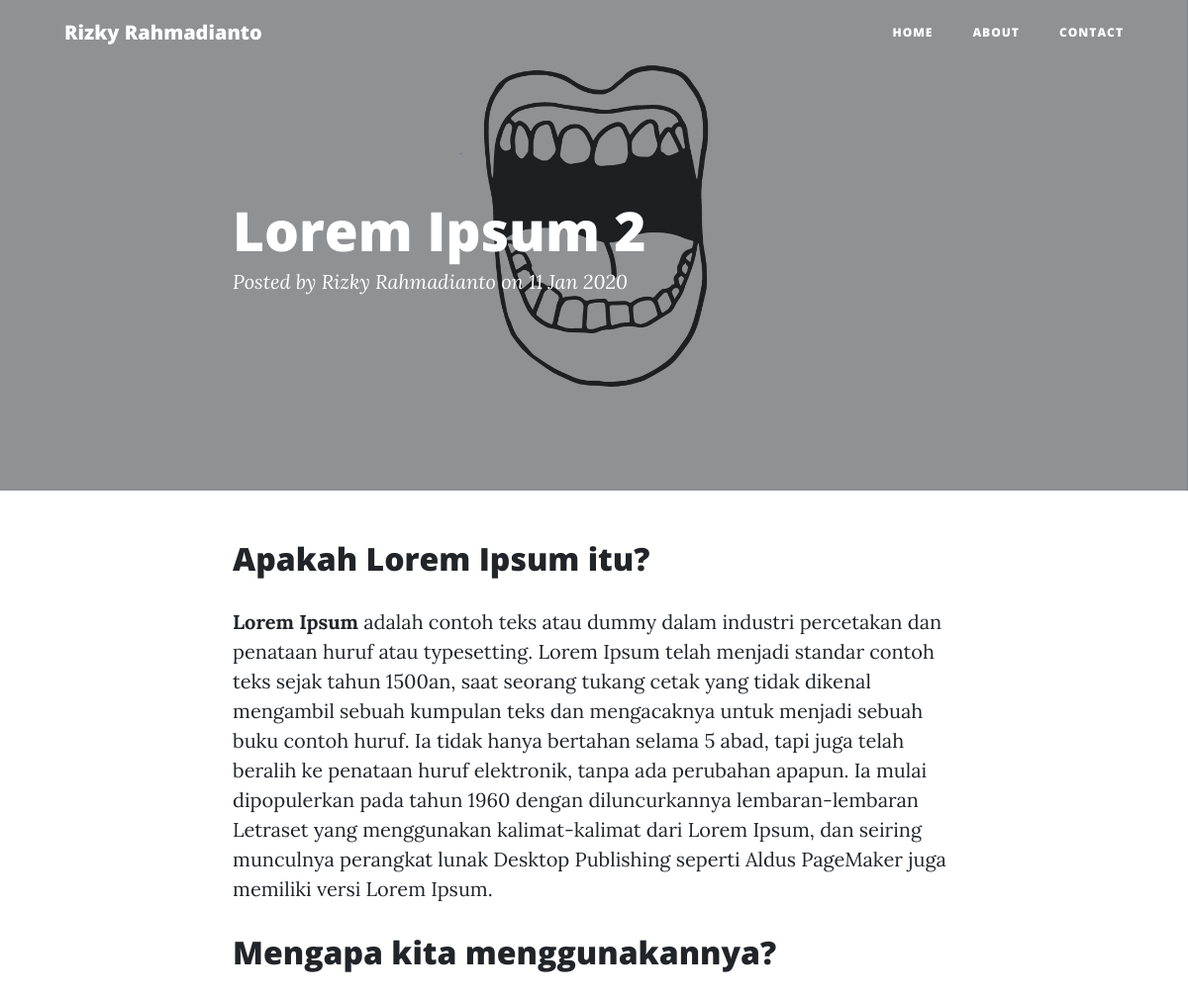
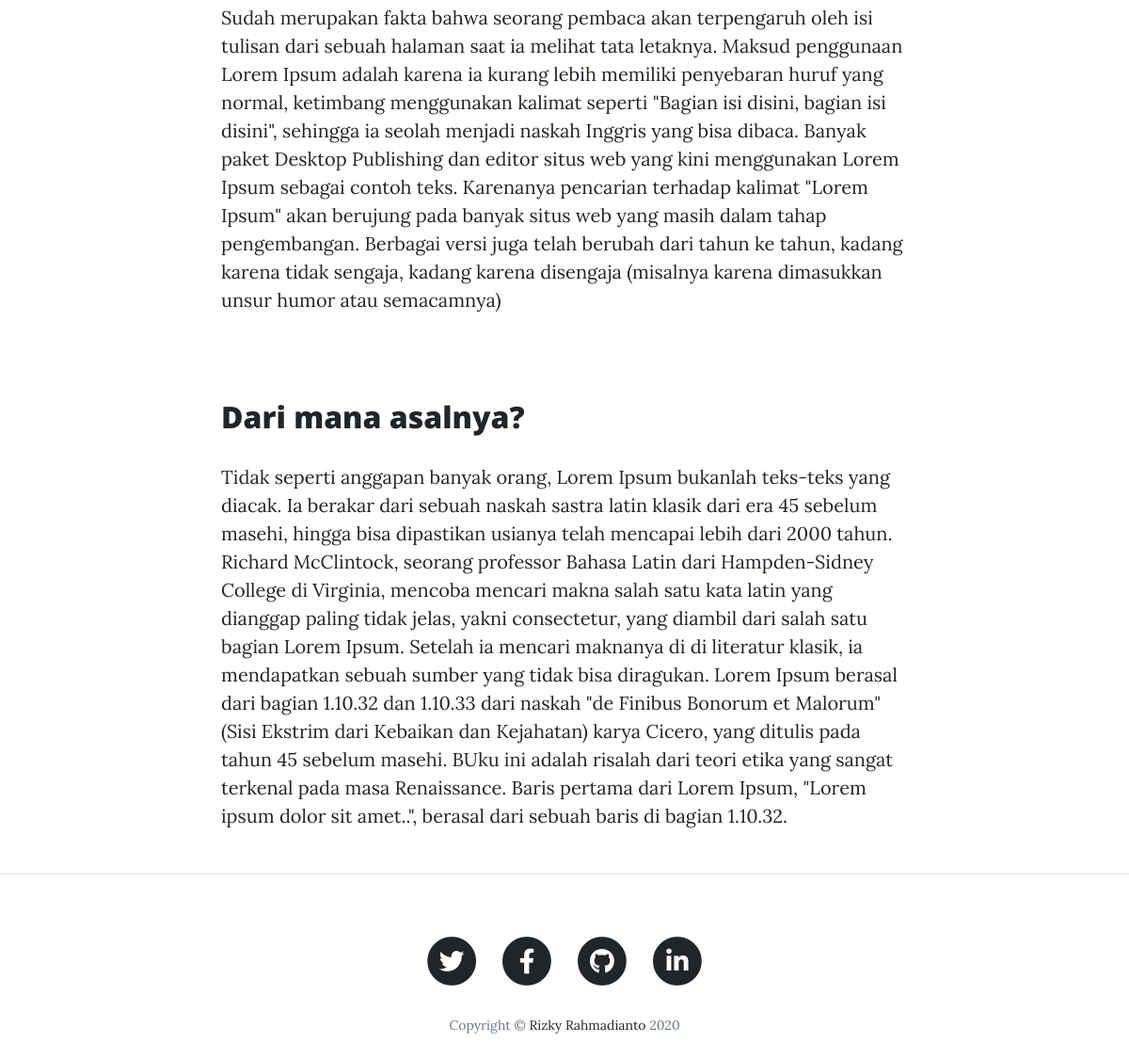
Screenshot of /home/read/multiple-access/lorem-ipsum-2 with the database file from the repository (2 pictures, top to bottom).
### tables this page shows
CREATE TABLE `blog_profile` (
  `id` int(11) NOT NULL,
  `name` varchar(64) NOT NULL,
  `email` varchar(64) NOT NULL,
  `phone` varchar(64) NOT NULL,
  `about` text NOT NULL,
  `icon` varchar(256) NOT NULL,
  `visitor` int(11) NOT NULL
);

CREATE TABLE `blog` (
  `blog_id` int(11) NOT NULL,
  `user_id` varchar(64) NOT NULL,
  `category_id` int(11) NOT NULL,
  `title` varchar(128) NOT NULL,
  `slug` varchar(128) NOT NULL,
  `picture` varchar(256) NOT NULL,
  `short_content` text NOT NULL,
  `content` longtext NOT NULL,
  `created_at` datetime NOT NULL,
  `updated_at` datetime NOT NULL,
  `blog_views` int(11) NOT NULL,
  `pending` tinyint(4) NOT NULL,
  `public` tinyint(4) NOT NULL,
  `active` varchar(16) NOT NULL
);

CREATE TABLE `link_blog_profile` (
  `id` int(11) NOT NULL,
  `name` varchar(64) NOT NULL,
  `icon` varchar(64) NOT NULL
);

### application/helpers/templatingBackTemplate_helper.php (called while the page is built, shortened)
<?php if (!defined('BASEPATH')) exit('No direct script access allowed');
function renderFrontTemplate($page = null, $data = array())
{
  $ci = &get_instance();
  $data['profile'] = $ci->Profile_model->getProfileById(1);
  $data['link_profile'] = $ci->Profile_model->getLinkProfile();
  $ci->load->view('front-templates/header', $data);
  $ci->load->view('front-templates/navbar', $data);
  $ci->load->view($page, $data);
  $ci->load->view('front-templates/footer', $data);
}

### application/controllers/Home.php (called while the page is built, shortened)
<?php
class Home extends CI_Controller
{
  private function view_count($b_slug)
  {
    $slug = $this->Post_model->getPostBySlug($b_slug);
    $check_visitor = $this->input->cookie(urldecode($b_slug), false);
    $ip = $this->input->ip_address();
    if ($check_visitor == false) {
      $cookie = [
        'name' => urldecode($b_slug),
        'value' => "$ip",
        'expire' => time() + 7200,
        'secure' => false
      ];
      $this->input->set_cookie($cookie);
      $getPrevViews = $slug['blog_views'];
      $data = [
        'blog_views' => $getPrevViews + 1
      ];
      $this->Post_model->updateViewCounter(urldecode($b_slug), $data);
    }
  }
  public function read($c_slug = null, $b_slug = null)
  {
    $info['read'] = $this->Post_model->getReadPost($c_slug, $b_slug);
    $info['title'] = $info['read']['title'];
    renderFrontTemplate('posts/read-post', $info);
  }
}

### index.php (called while the page is built, shortened)
<?php
require_once BASEPATH.'core/CodeIgniter.php';

### application/models/Profile_model.php (called while the page is built, shortened)
<?php
class Profile_model extends CI_Model
{
  public function getProfileById($id)
  {
    return $this->db->get_where('blog_profile', ['id' => $id])->row_array();
  }
  public function getLinkProfile()
  {
    $this->db->select('*');
    $this->db->from('link_blog_profile');
    $this->db->join('blog_profile_detail', 'blog_profile_detail.link_blog_profile_id = link_blog_profile.id');
    $this->db->order_by('id', 'ASC');
    $query = $this->db->get();
    return $query->result_array();
  }
}

### application/models/Post_model.php (called while the page is built, shortened)
<?php
class Post_model extends CI_Model
{
  public function getReadPost($c_slug, $b_slug)
  {
    $this->db->select('*, blog.slug as b_slug, category.slug as c_slug');
    $this->db->from('blog');
    $this->db->join('category', 'category.category_id = blog.category_id');
    $this->db->where('category.slug', $c_slug);
    $this->db->where('blog.slug', $b_slug);
    $query = $this->db->get();
    return $query->row_array();
  }
  public function updateViewCounter($id, $data)
  {
    $this->db->where('slug', $id);
    $this->db->update('blog', $data);
  }
}

### application/views/posts/read-post.php (the view)
<header class="masthead" style="background-image: url('<?php echo base_url(); ?>back-assets/img/post_picture/<?= $read['picture'] ?>')">
  <div class="overlay"></div>
  <div class="container">
    <div class="row">
      <div class="col-lg-8 col-md-10 mx-auto">
        <div class="post-heading">
          <h1><?= $read['title']; ?></h1>
          <span class="meta">Posted by
            <a href="#"><?= $read['user_id']; ?></a>
            on <?= date('d M Y', strtotime($read['created_at'])); ?></span>
        </div>
      </div>
    </div>
  </div>
</header>
<article>
  <div class="container">
    <div class="row">
      <div class="col-lg-8 col-md-10 mx-auto">
        <?= $read['content']; ?>
      </div>
    </div>
  </div>
</article>

### application/views/front-templates/navbar.php (shortened to what this page needs)
<nav class="navbar navbar-expand-lg navbar-light fixed-top" id="mainNav">
  <div class="container">
    <a class="navbar-brand" href="<?php echo base_url(); ?>"><?php echo $profile['name']; ?></a>
    <div class="collapse navbar-collapse" id="navbarResponsive">
      <ul class="navbar-nav ml-auto">
        <li class="nav-item">
          <a class="nav-link" href="<?php echo base_url(); ?>">Home</a>
        </li>
        <li class="nav-item">
          <a class="nav-link" href="<?php echo base_url(); ?>about">About</a>
        </li>
        <li class="nav-item">
          <a class="nav-link" href="<?php echo base_url(); ?>contact">Contact</a>
        </li>
      </ul>
    </div>
  </div>
</nav>

### application/views/front-templates/footer.php (shortened to what this page needs)
<hr>
<footer>
  <div class="container">
    <div class="row">
      <div class="col-lg-8 col-md-10 mx-auto">
        <ul class="list-inline text-center">
          <?php
          if ($link_profile) :
            foreach ($link_profile as $val) :
          ?>
              <li class="list-inline-item">
                <a href="<?php echo $val['url'] ?>" target="_blank">
                  <span class="fa-stack fa-lg">
                    <i class="fas fa-circle fa-stack-2x"></i>
                    <i class="<?php echo $val['icon'] ?> fa-stack-1x fa-inverse"></i>
                  </span>
                </a>
              </li>
            <?php endforeach; ?>
          <?php endif; ?>
        </ul>
        <p class="copyright text-muted">Copyright &copy; <a href="https://goo.gl/otqUXt" target="_blank" style="text-decoration: none;">Rizky Rahmadianto</a> <?php echo date('Y') ?> </p>
      </div>
    </div>
  </div>
</footer>
</body>
</html>

### rows the page displays
blog_profile: name "Rizky Rahmadianto"
blog: picture (picture), title "Lorem Ipsum 2", user "Rizky Rahmadianto", created_at "11 Jan 2020", content "Apakah Lorem Ipsum itu? Lorem Ipsum adalah contoh teks atau dummy dalam industri percetakan dan penataan huruf atau typesetting. Lorem Ipsum telah menjadi standar contoh teks sejak tahun 1500an, saat seorang tukang cetak yang tidak dikenal mengambil sebuah kumpulan teks dan mengacaknya untuk menjadi sebuah buku contoh huruf. Ia tidak hanya bertahan selama 5 abad, tapi juga telah beralih ke penataan huruf elektronik, tanpa ada perubahan apapun. Ia mulai dipopulerkan pada tahun 1960 dengan diluncurkannya lembaran-lembaran Letraset yang menggunakan kalimat-kalimat dari Lorem Ipsum, dan seiring munculnya perangkat lunak Desktop Publishing seperti Aldus PageMaker juga memiliki versi Lorem Ipsum.…"
